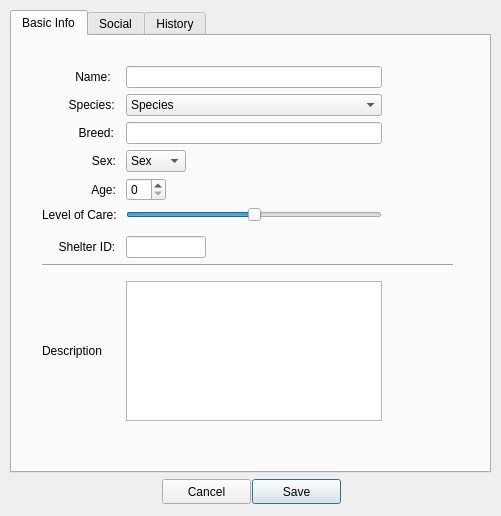
<?xml version="1.0" encoding="UTF-8"?>
<ui version="4.0">
 <class>InputDiag</class>
 <widget class="QDialog" name="InputDiag">
  <property name="geometry">
   <rect>
    <x>0</x>
    <y>0</y>
    <width>501</width>
    <height>516</height>
   </rect>
  </property>
  <property name="windowTitle">
   <string>Add Animal</string>
  </property>
  <widget class="QWidget" name="verticalLayoutWidget">
   <property name="geometry">
    <rect>
     <x>10</x>
     <y>10</y>
     <width>481</width>
     <height>501</height>
    </rect>
   </property>
   <layout class="QVBoxLayout" name="layout">
    <item>
     <widget class="QTabWidget" name="infoTabWidget">
      <property name="sizePolicy">
       <sizepolicy hsizetype="MinimumExpanding" vsizetype="MinimumExpanding">
        <horstretch>0</horstretch>
        <verstretch>0</verstretch>
       </sizepolicy>
      </property>
      <property name="currentIndex">
       <number>0</number>
      </property>
      <widget class="QWidget" name="basic">
       <attribute name="title">
        <string>Basic Info</string>
       </attribute>
       <widget class="QWidget" name="gridLayoutWidget">
        <property name="geometry">
         <rect>
          <x>30</x>
          <y>30</y>
          <width>411</width>
          <height>361</height>
         </rect>
        </property>
        <layout class="QGridLayout" name="BasicInfo">
         <item row="15" column="1">
          <spacer name="verticalSpacer_6">
           <property name="orientation">
            <enum>Qt::Vertical</enum>
           </property>
           <property name="sizeHint" stdset="0">
            <size>
             <width>20</width>
             <height>58</height>
            </size>
           </property>
          </spacer>
         </item>
         <item row="8" column="1">
          <widget class="QSpinBox" name="ageSpinBox">
           <property name="maximumSize">
            <size>
             <width>40</width>
             <height>16777215</height>
            </size>
           </property>
           <property name="minimum">
            <number>0</number>
           </property>
          </widget>
         </item>
         <item row="1" column="1">
          <spacer name="verticalSpacer">
           <property name="orientation">
            <enum>Qt::Vertical</enum>
           </property>
           <property name="sizeHint" stdset="0">
            <size>
             <width>20</width>
             <height>40</height>
            </size>
           </property>
          </spacer>
         </item>
         <item row="2" column="0">
          <widget class="QLabel" name="speciesLabel">
           <property name="text">
            <string>        Species:</string>
           </property>
          </widget>
         </item>
         <item row="14" column="1">
          <widget class="QTextEdit" name="descTextEdit"/>
         </item>
         <item row="0" column="0">
          <widget class="QLabel" name="nameLabel">
           <property name="text">
            <string>          Name:</string>
           </property>
          </widget>
         </item>
         <item row="10" column="1">
          <spacer name="verticalSpacer_5">
           <property name="orientation">
            <enum>Qt::Vertical</enum>
           </property>
           <property name="sizeHint" stdset="0">
            <size>
             <width>20</width>
             <height>60</height>
            </size>
           </property>
          </spacer>
         </item>
         <item row="0" column="2">
          <spacer name="horizontalSpacer">
           <property name="orientation">
            <enum>Qt::Horizontal</enum>
           </property>
           <property name="sizeHint" stdset="0">
            <size>
             <width>40</width>
             <height>20</height>
            </size>
           </property>
          </spacer>
         </item>
         <item row="14" column="0">
          <widget class="QLabel" name="descLabel">
           <property name="text">
            <string>Description</string>
           </property>
          </widget>
         </item>
         <item row="8" column="0">
          <widget class="QLabel" name="ageLabel">
           <property name="text">
            <string>               Age:</string>
           </property>
          </widget>
         </item>
         <item row="6" column="1">
          <widget class="QComboBox" name="sexSelector">
           <property name="maximumSize">
            <size>
             <width>60</width>
             <height>16777215</height>
            </size>
           </property>
           <item>
            <property name="text">
             <string>Sex</string>
            </property>
           </item>
           <item>
            <property name="text">
             <string>F</string>
            </property>
           </item>
           <item>
            <property name="text">
             <string>M</string>
            </property>
           </item>
          </widget>
         </item>
         <item row="5" column="1">
          <spacer name="verticalSpacer_3">
           <property name="orientation">
            <enum>Qt::Vertical</enum>
           </property>
           <property name="sizeHint" stdset="0">
            <size>
             <width>20</width>
             <height>40</height>
            </size>
           </property>
          </spacer>
         </item>
         <item row="4" column="0">
          <widget class="QLabel" name="breedLabel">
           <property name="text">
            <string>           Breed:</string>
           </property>
          </widget>
         </item>
         <item row="4" column="1">
          <widget class="QLineEdit" name="breedLineEdit"/>
         </item>
         <item row="0" column="1">
          <widget class="QLineEdit" name="nameLineEdit"/>
         </item>
         <item row="2" column="1">
          <widget class="QComboBox" name="speciesSelector">
           <item>
            <property name="text">
             <string>Species</string>
            </property>
           </item>
           <item>
            <property name="text">
             <string>Cat</string>
            </property>
           </item>
           <item>
            <property name="text">
             <string>Dog</string>
            </property>
           </item>
          </widget>
         </item>
         <item row="13" column="1">
          <spacer name="verticalSpacer_7">
           <property name="orientation">
            <enum>Qt::Vertical</enum>
           </property>
           <property name="sizeHint" stdset="0">
            <size>
             <width>20</width>
             <height>60</height>
            </size>
           </property>
          </spacer>
         </item>
         <item row="12" column="0" colspan="3">
          <widget class="Line" name="line">
           <property name="orientation">
            <enum>Qt::Horizontal</enum>
           </property>
          </widget>
         </item>
         <item row="7" column="1">
          <spacer name="verticalSpacer_4">
           <property name="orientation">
            <enum>Qt::Vertical</enum>
           </property>
           <property name="sizeHint" stdset="0">
            <size>
             <width>20</width>
             <height>40</height>
            </size>
           </property>
          </spacer>
         </item>
         <item row="9" column="0">
          <widget class="QLabel" name="careLabel">
           <property name="text">
            <string>Level of Care: </string>
           </property>
          </widget>
         </item>
         <item row="6" column="0">
          <widget class="QLabel" name="sexLabel">
           <property name="text">
            <string>               Sex:</string>
           </property>
          </widget>
         </item>
         <item row="3" column="1">
          <spacer name="verticalSpacer_2">
           <property name="orientation">
            <enum>Qt::Vertical</enum>
           </property>
           <property name="sizeHint" stdset="0">
            <size>
             <width>20</width>
             <height>40</height>
            </size>
           </property>
          </spacer>
         </item>
         <item row="9" column="1">
          <widget class="QSlider" name="careSlider">
           <property name="maximum">
            <number>2</number>
           </property>
           <property name="sliderPosition">
            <number>1</number>
           </property>
           <property name="orientation">
            <enum>Qt::Horizontal</enum>
           </property>
          </widget>
         </item>
         <item row="11" column="0">
          <widget class="QLabel" name="shelterIDLabel">
           <property name="text">
            <string>     Shelter ID:</string>
           </property>
          </widget>
         </item>
         <item row="11" column="1">
          <widget class="QLineEdit" name="shelterIDLineEdit">
           <property name="maximumSize">
            <size>
             <width>80</width>
             <height>16777215</height>
            </size>
           </property>
          </widget>
         </item>
        </layout>
       </widget>
      </widget>
      <widget class="QWidget" name="social">
       <attribute name="title">
        <string>Social</string>
       </attribute>
       <widget class="QWidget" name="gridLayoutWidget_2">
        <property name="geometry">
         <rect>
          <x>30</x>
          <y>30</y>
          <width>411</width>
          <height>371</height>
         </rect>
        </property>
        <layout class="QGridLayout" name="SocialInfo">
         <item row="3" column="0">
          <widget class="QLabel" name="animalLabel">
           <property name="text">
            <string>   Affinity, Animals: </string>
           </property>
          </widget>
         </item>
         <item row="2" column="0">
          <widget class="QLabel" name="childLabel">
           <property name="text">
            <string>   Affinity, Children: </string>
           </property>
          </widget>
         </item>
         <item row="1" column="0">
          <widget class="QLabel" name="peopleLabel">
           <property name="text">
            <string>     Affinity, People: </string>
           </property>
          </widget>
         </item>
         <item row="0" column="0">
          <widget class="QLabel" name="trainingLabel">
           <property name="text">
            <string>                Training: </string>
           </property>
          </widget>
         </item>
         <item row="5" column="0">
          <widget class="QLabel" name="timeLabel">
           <property name="text">
            <string>Time Commitment: </string>
           </property>
          </widget>
         </item>
         <item row="4" column="0">
          <widget class="QLabel" name="approachabilityLabel">
           <property name="text">
            <string>    Approachability: </string>
           </property>
          </widget>
         </item>
         <item row="0" column="1">
          <widget class="QSlider" name="trainingSlider">
           <property name="maximum">
            <number>2</number>
           </property>
           <property name="sliderPosition">
            <number>1</number>
           </property>
           <property name="orientation">
            <enum>Qt::Horizontal</enum>
           </property>
          </widget>
         </item>
         <item row="1" column="1">
          <widget class="QSlider" name="peopleSlider">
           <property name="maximum">
            <number>2</number>
           </property>
           <property name="sliderPosition">
            <number>1</number>
           </property>
           <property name="orientation">
            <enum>Qt::Horizontal</enum>
           </property>
          </widget>
         </item>
         <item row="2" column="1">
          <widget class="QSlider" name="childSlider">
           <property name="maximum">
            <number>2</number>
           </property>
           <property name="sliderPosition">
            <number>1</number>
           </property>
           <property name="orientation">
            <enum>Qt::Horizontal</enum>
           </property>
          </widget>
         </item>
         <item row="3" column="1">
          <widget class="QSlider" name="animalSlider">
           <property name="maximum">
            <number>2</number>
           </property>
           <property name="sliderPosition">
            <number>1</number>
           </property>
           <property name="orientation">
            <enum>Qt::Horizontal</enum>
           </property>
          </widget>
         </item>
         <item row="4" column="1">
          <widget class="QSlider" name="approachabilitySlider">
           <property name="maximum">
            <number>2</number>
           </property>
           <property name="sliderPosition">
            <number>1</number>
           </property>
           <property name="orientation">
            <enum>Qt::Horizontal</enum>
           </property>
          </widget>
         </item>
         <item row="5" column="1">
          <widget class="QSlider" name="timeSlider">
           <property name="maximum">
            <number>2</number>
           </property>
           <property name="sliderPosition">
            <number>1</number>
           </property>
           <property name="orientation">
            <enum>Qt::Horizontal</enum>
           </property>
          </widget>
         </item>
        </layout>
       </widget>
      </widget>
      <widget class="QWidget" name="history">
       <attribute name="title">
        <string>History</string>
       </attribute>
       <widget class="QWidget" name="gridLayoutWidget_3">
        <property name="geometry">
         <rect>
          <x>30</x>
          <y>30</y>
          <width>411</width>
          <height>371</height>
         </rect>
        </property>
        <layout class="QGridLayout" name="gridLayout">
         <item row="1" column="0">
          <widget class="QLabel" name="specNeedsLabel">
           <property name="text">
            <string>   Special Needs: </string>
           </property>
          </widget>
         </item>
         <item row="2" column="1">
          <spacer name="verticalSpacer_8">
           <property name="orientation">
            <enum>Qt::Vertical</enum>
           </property>
           <property name="sizeHint" stdset="0">
            <size>
             <width>20</width>
             <height>40</height>
            </size>
           </property>
          </spacer>
         </item>
         <item row="0" column="1">
          <layout class="QHBoxLayout" name="immunizedLayout">
           <item>
            <spacer name="horizontalSpacer_4">
             <property name="orientation">
              <enum>Qt::Horizontal</enum>
             </property>
             <property name="sizeHint" stdset="0">
              <size>
               <width>40</width>
               <height>20</height>
              </size>
             </property>
            </spacer>
           </item>
           <item>
            <widget class="QCheckBox" name="immunizedCheckbox">
             <property name="text">
              <string/>
             </property>
            </widget>
           </item>
           <item>
            <spacer name="horizontalSpacer_5">
             <property name="orientation">
              <enum>Qt::Horizontal</enum>
             </property>
             <property name="sizeHint" stdset="0">
              <size>
               <width>40</width>
               <height>20</height>
              </size>
             </property>
            </spacer>
           </item>
          </layout>
         </item>
         <item row="0" column="0">
          <widget class="QLabel" name="immunizedLabel">
           <property name="text">
            <string>        Immunized: </string>
           </property>
          </widget>
         </item>
         <item row="6" column="0">
          <widget class="QLabel" name="aHistLabel">
           <property name="text">
            <string>History of Abuse: </string>
           </property>
          </widget>
         </item>
         <item row="1" column="1">
          <layout class="QFormLayout" name="formLayout">
           <item row="0" column="0">
            <widget class="QLabel" name="label_2">
             <property name="text">
              <string>Dietary: </string>
             </property>
            </widget>
           </item>
           <item row="0" column="1">
            <widget class="QLineEdit" name="dietLineEdit">
             <property name="text">
              <string/>
             </property>
             <property name="echoMode">
              <enum>QLineEdit::Normal</enum>
             </property>
             <property name="placeholderText">
              <string>Dietary Restrictions</string>
             </property>
            </widget>
           </item>
           <item row="1" column="0">
            <widget class="QLabel" name="label_3">
             <property name="text">
              <string>Mobility: </string>
             </property>
            </widget>
           </item>
           <item row="1" column="1">
            <widget class="QLineEdit" name="mobilityLineEdit">
             <property name="placeholderText">
              <string>Mobility Restrictions</string>
             </property>
            </widget>
           </item>
           <item row="2" column="0">
            <widget class="QLabel" name="label_4">
             <property name="text">
              <string>Disabilities: </string>
             </property>
            </widget>
           </item>
           <item row="2" column="1">
            <widget class="QLineEdit" name="disabLineEdit">
             <property name="placeholderText">
              <string>Physical Disabilities</string>
             </property>
            </widget>
           </item>
          </layout>
         </item>
         <item row="4" column="0">
          <widget class="QLabel" name="bioLabel">
           <property name="text">
            <string>          Biography: </string>
           </property>
          </widget>
         </item>
         <item row="4" column="1">
          <widget class="QTextEdit" name="bioTextEdit"/>
         </item>
         <item row="6" column="1">
          <widget class="QTextEdit" name="aHistTextEdit"/>
         </item>
         <item row="5" column="1">
          <spacer name="verticalSpacer_9">
           <property name="orientation">
            <enum>Qt::Vertical</enum>
           </property>
           <property name="sizeHint" stdset="0">
            <size>
             <width>20</width>
             <height>40</height>
            </size>
           </property>
          </spacer>
         </item>
        </layout>
       </widget>
      </widget>
     </widget>
    </item>
    <item>
     <layout class="QHBoxLayout" name="buttonLayout">
      <item>
       <spacer name="horizontalSpacer_2">
        <property name="orientation">
         <enum>Qt::Horizontal</enum>
        </property>
        <property name="sizeHint" stdset="0">
         <size>
          <width>40</width>
          <height>20</height>
         </size>
        </property>
       </spacer>
      </item>
      <item>
       <widget class="QWidget" name="buttons" native="true">
        <property name="enabled">
         <bool>true</bool>
        </property>
        <property name="minimumSize">
         <size>
          <width>198</width>
          <height>32</height>
         </size>
        </property>
        <property name="autoFillBackground">
         <bool>false</bool>
        </property>
        <widget class="QPushButton" name="saveButton">
         <property name="geometry">
          <rect>
           <x>100</x>
           <y>0</y>
           <width>89</width>
           <height>25</height>
          </rect>
         </property>
         <property name="text">
          <string>Save</string>
         </property>
        </widget>
        <widget class="QPushButton" name="cancelButton">
         <property name="geometry">
          <rect>
           <x>10</x>
           <y>0</y>
           <width>89</width>
           <height>25</height>
          </rect>
         </property>
         <property name="text">
          <string>Cancel</string>
         </property>
         <property name="autoDefault">
          <bool>false</bool>
         </property>
        </widget>
       </widget>
      </item>
      <item>
       <spacer name="horizontalSpacer_3">
        <property name="orientation">
         <enum>Qt::Horizontal</enum>
        </property>
        <property name="sizeHint" stdset="0">
         <size>
          <width>40</width>
          <height>20</height>
         </size>
        </property>
       </spacer>
      </item>
     </layout>
    </item>
   </layout>
  </widget>
 </widget>
 <tabstops>
  <tabstop>nameLineEdit</tabstop>
  <tabstop>speciesSelector</tabstop>
  <tabstop>breedLineEdit</tabstop>
  <tabstop>sexSelector</tabstop>
  <tabstop>ageSpinBox</tabstop>
  <tabstop>careSlider</tabstop>
  <tabstop>shelterIDLineEdit</tabstop>
  <tabstop>cancelButton</tabstop>
  <tabstop>saveButton</tabstop>
  <tabstop>infoTabWidget</tabstop>
  <tabstop>trainingSlider</tabstop>
  <tabstop>peopleSlider</tabstop>
  <tabstop>childSlider</tabstop>
  <tabstop>animalSlider</tabstop>
  <tabstop>approachabilitySlider</tabstop>
  <tabstop>timeSlider</tabstop>
  <tabstop>immunizedCheckbox</tabstop>
  <tabstop>dietLineEdit</tabstop>
  <tabstop>mobilityLineEdit</tabstop>
  <tabstop>disabLineEdit</tabstop>
  <tabstop>bioTextEdit</tabstop>
  <tabstop>aHistTextEdit</tabstop>
  <tabstop>descTextEdit</tabstop>
 </tabstops>
 <resources/>
 <connections/>
</ui>
